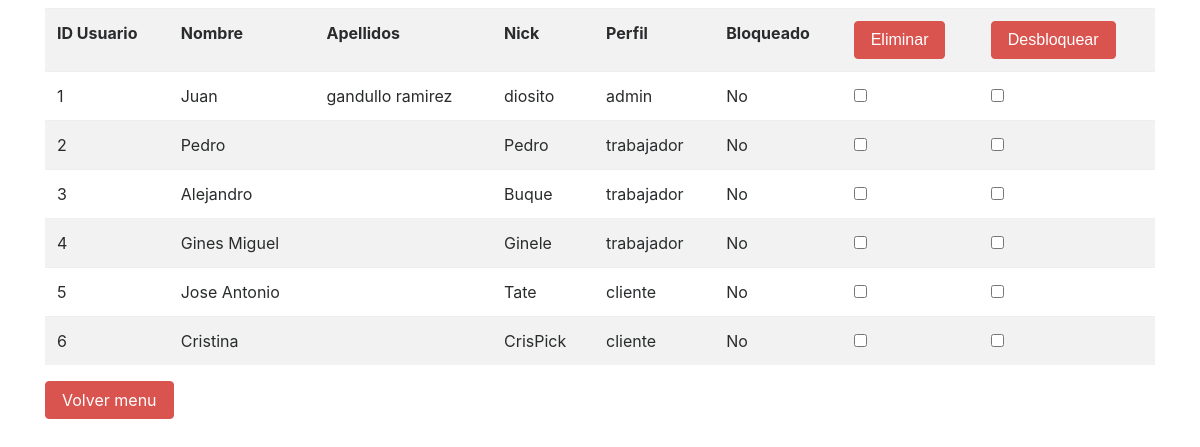
The page /gestionUsuario.php on the database its author committed.
### tables this page shows
CREATE TABLE `usuarios` (
  `Usuario_id` int(15) NOT NULL,
  `Usuario_nombre` varchar(45) NOT NULL,
  `Usuario_apellido1` varchar(45) NOT NULL,
  `Usuario_apellido2` varchar(45) NOT NULL,
  `Usuario_nick` varchar(45) NOT NULL,
  `Usuario_clave` varchar(255) NOT NULL,
  `Usuario_fecha_alta` date NOT NULL,
  `Usuario_email` varchar(45) NOT NULL,
  `Usuario_bloqueado` tinyint(1) NOT NULL,
  `Usuario_fecha_bloqueo` date DEFAULT NULL,
  `Usuario_numero_intentos` int(1) NOT NULL,
  `Usuario_fecha_ultima_conexion` date DEFAULT NULL,
  `Usuario_token_aleatorio` varchar(45) DEFAULT NULL,
  `Usuario_domicilio` varchar(45) DEFAULT NULL,
  `Usuario_poblacion` varchar(45) DEFAULT NULL,
  `Usuario_provincia` varchar(45) DEFAULT NULL,
  `Usuario_perfil` varchar(45) DEFAULT NULL,
  `Usuario_nif` varchar(10) DEFAULT NULL,
  `Usuario_numero_telefono` int(12) DEFAULT NULL,
  `Usuario_fotografia` varchar(255) DEFAULT NULL,
  `Usuario_fecha_contratacion` date DEFAULT NULL
);

### gestionUsuario.php (the view, shortened to what this page needs)
<!DOCTYPE html>
<html lang="en">
<head>
    <link rel="stylesheet" href="css/bootstrap.min.css" >
</head>
<body>
<?php
    include_once "conexion.php";
    $nick = $_SESSION['usu_nick'];
    $sql = "SELECT Usuario_id, Usuario_nombre, Usuario_apellido1, Usuario_apellido2, Usuario_nick, Usuario_perfil, Usuario_bloqueado
            FROM usuarios
            WHERE Usuario_nick NOT LIKE '$nick'";
    $result = $conn->query($sql);
?>
<div class="container">
    <form action="modifica-borra_Usuarios.php" method="post">
    <table  class='table table-striped'>
        <tr>
            <th scope='col'>ID Usuario</th>
            <th scope='col'>Nombre</th>
            <th scope='col'>Apellidos</th>
            <th scope='col'>Nick</th>
            <th scope='col'>Perfil</th>
            <th scope='col'>Bloqueado</th>
            <th scope='col'><input class='btn btn-danger' type='submit' name='btnEliminar' value='Eliminar' /></th>
            <th scope='col'><input class='btn btn-danger' type='submit' name='btnDesbloquear' value='Desbloquear' /></th>
        </tr>
<?php
    if ($result->num_rows > 0) {
        while($row = $result->fetch_assoc()) {
            $id = $row['Usuario_id'];
            $nom = $row['Usuario_nombre'];
            $ape = $row['Usuario_apellido1']." ".$row['Usuario_apellido2'];
            $nick = $row['Usuario_nick'];
            $perfil = $row['Usuario_perfil'];
            $bloqueado = $row['Usuario_bloqueado'];
            if ($bloqueado=="0") {
                $cadena = "No";
            } else if ($bloqueado=="1") {
                $cadena = "Si";
            }
            echo "
            <tr>
                <td>$id</td>
                <td>$nom</td>
                <td>$ape</td>
                <td>$nick</td>
                <td>$perfil</td>
                <td>$cadena</td>
                <td><input type='checkbox' name='idEliminar[]' value='$id' /></td>
                <td><input type='checkbox' name='idModificar[]' value='$id' /></td>
            </tr>";
        }
            echo "</table>";
    } else {
        echo "0 results";
    }
?>
    </form>
    <a class="btn btn-danger" href="perfilAdmin.php">Volver menu</a>
</div>
</body>
</html>

### rows shown on the page
usuarios: Usuario_id "1", Usuario_nombre "Juan", ape "gandullo ramirez", Usuario_nick "diosito", Usuario_perfil "admin", Usuario_bloqueado "No"
usuarios: Usuario_id "2", Usuario_nombre "Pedro", Usuario_nick "Pedro", Usuario_perfil "trabajador", Usuario_bloqueado "No"
usuarios: Usuario_id "3", Usuario_nombre "Alejandro", Usuario_nick "Buque", Usuario_perfil "trabajador", Usuario_bloqueado "No"
usuarios: Usuario_id "4", Usuario_nombre "Gines Miguel", Usuario_nick "Ginele", Usuario_perfil "trabajador", Usuario_bloqueado "No"
usuarios: Usuario_id "5", Usuario_nombre "Jose Antonio", Usuario_nick "Tate", Usuario_perfil "cliente", Usuario_bloqueado "No"
usuarios: Usuario_id "6", Usuario_nombre "Cristina", Usuario_nick "CrisPick", Usuario_perfil "cliente", Usuario_bloqueado "No"
